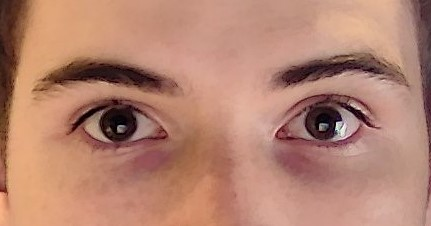
#> input picture face1.jpg, 431 x 226 px
$ python test.py   (older library calls are emulated)
#> lines starting #> are read from the running program, lines starting #| are printed output that depends on the picture
# Standard imports
import cv2
import numpy as np

# Read image
im = cv2.imread("face1.jpg", cv2.IMREAD_GRAYSCALE)
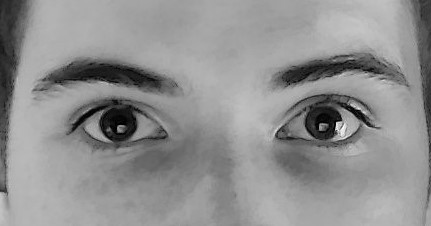
#> im: shape (226, 431); min 0, max 255, mean 144

# Setup SimpleBlobDetector parameters.
params = cv2.SimpleBlobDetector_Params()

# Change thresholds
params.minThreshold = 0
params.maxThreshold = 1000

# Filter by Area.
params.filterByArea = True
params.minArea = 100
params.maxArea = 1000

# Filter by Circularity
params.filterByCircularity = True
params.minCircularity = 0.1
params.maxCircularity = 1

# Filter by Convexity
params.filterByConvexity = True
params.minConvexity = 0.7

# Filter by Inertia
params.filterByInertia = True
params.minInertiaRatio = 0.5

# Create a detector with the parameters
ver = (cv2.__version__).split('.')
if int(ver[0]) < 3:
    detector = cv2.SimpleBlobDetector(params)
else:
    detector = cv2.SimpleBlobDetector_create(params)

# Detect blobs.
keypoints = detector.detect(im)
#> keypoints = 2 keypoints; (x, y, size): (119, 123, 34.8), (324, 120, 30.6)

# Draw detected blobs as red circles.
# cv2.DRAW_MATCHES_FLAGS_DRAW_RICH_KEYPOINTS ensures
# the size of the circle corresponds to the size of blob

im_with_keypoints = cv2.drawKeypoints(im, keypoints, np.array([]), (0, 0, 255),
                                      cv2.DRAW_MATCHES_FLAGS_DRAW_RICH_KEYPOINTS)

# Show blobs
cv2.imshow("Keypoints", im_with_keypoints)
cv2.waitKey(0)
